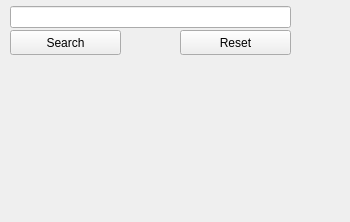
         <widget class="QWidget" name="page">
          <property name="geometry">
           <rect>
            <x>0</x>
            <y>0</y>
            <width>350</width>
            <height>222</height>
           </rect>
          </property>
          <attribute name="icon">
           <iconset resource="resources.qrc">
            <normaloff>:/icons/ic_menu_search.png</normaloff>:/icons/ic_menu_search.png</iconset>
          </attribute>
          <attribute name="label">
           <string>Search</string>
          </attribute>
          <widget class="QWidget" name="widgetVolumeProgress">
           <property name="geometry">
            <rect>
             <x>10</x>
             <y>0</y>
             <width>281</width>
             <height>34</height>
            </rect>
           </property>
           <layout class="QHBoxLayout" name="horizontalLayout">
            <item>
             <widget class="QLineEdit" name="txt_search">
              <property name="text">
               <string/>
              </property>
             </widget>
            </item>
           </layout>
          </widget>
          <widget class="QPushButton" name="bt_reset">
           <property name="geometry">
            <rect>
             <x>180</x>
             <y>30</y>
             <width>111</width>
             <height>25</height>
            </rect>
           </property>
           <property name="text">
            <string>Reset</string>
           </property>
          </widget>
          <widget class="QPushButton" name="bt_search">
           <property name="geometry">
            <rect>
             <x>10</x>
             <y>30</y>
             <width>111</width>
             <height>25</height>
            </rect>
           </property>
           <property name="text">
            <string>Search</string>
           </property>
          </widget>
         </widget>
